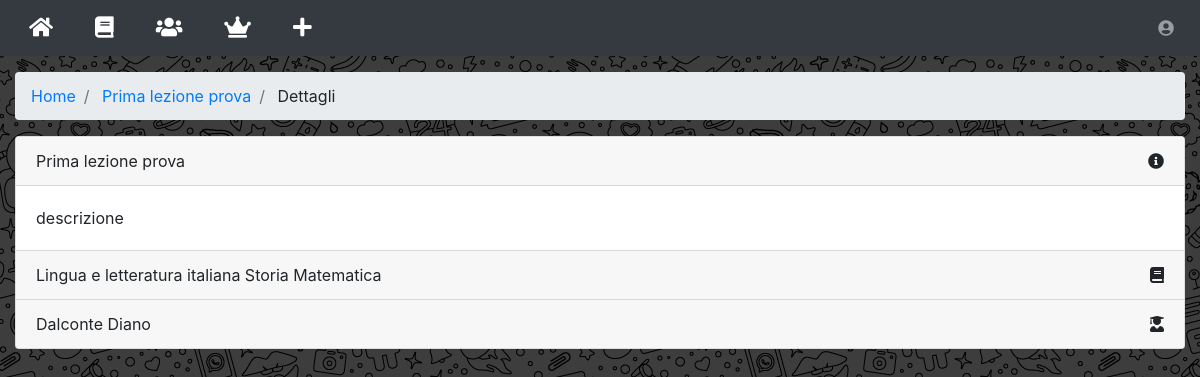
The page /dettagli/?id=1 (signed in) on the database its author committed.
### tables this page shows
CREATE TABLE `lezioni` (
  `id` int(15) NOT NULL AUTO_INCREMENT,
  `idUtente` int(15),
  `titolo` varchar(40) NOT NULL,
  `data` datetime NOT NULL,
  `note` varchar(150),
  PRIMARY KEY (`id`),
  UNIQUE (`idUtente`, `titolo`),
  FOREIGN KEY (`idUtente`)
    REFERENCES `utenti` (`id`)
);

CREATE TABLE `materieDiLezioni` (
  `id` int(15) NOT NULL AUTO_INCREMENT,
  `idLezione` int(15),
  `idMateria` int(15),
  PRIMARY KEY (`id`),
  UNIQUE KEY (`idLezione`, `idMateria`),
  FOREIGN KEY (`idLezione`)
    REFERENCES `lezioni` (`id`)
    ON DELETE CASCADE,
  FOREIGN KEY (`idMateria`)
    REFERENCES `materie` (`id`)
);

CREATE TABLE `materie` (
  `id` int(15) NOT NULL AUTO_INCREMENT,
  `titolo` varchar(50),
  PRIMARY KEY (`id`)
);

CREATE TABLE `utenti` (
  `id` int(15) NOT NULL AUTO_INCREMENT,
  `email` varchar(100) NOT NULL,
  `password` varchar(40) NOT NULL,
  `nome` varchar(20) NOT NULL,
  `cognome` varchar(20) NOT NULL,
  `tipo` ENUM('studente', 'professore', 'admin') DEFAULT 'studente',
  `aiuti` BOOLEAN DEFAULT 1,
  `notifiche` BOOLEAN DEFAULT 1,
  PRIMARY KEY (`id`),
  UNIQUE KEY (`email`)
);

### src/connection.php (called while the page is built, shortened)
<?php
  function query($sql){
    $conn = new mysqli("localhost", "root", "", "appRendiamo");
    $tabella = array();
    $result = $conn->query($sql);
    if (isset($result->num_rows)){
      if ($result->num_rows == 0) {
        return $tabella;
      } else while($row = $result->fetch_assoc()){
        array_push($tabella, $row);
      }
      return $tabella;
    } else {
      $conn->close();
    }
  }
?>

### src/dettagli/wrapper.php (the view)
<?php $idLezione = $_GET['id'] ?>
<?php $lezione = query("SELECT * FROM lezioni WHERE lezioni.id=$idLezione")[0] ?>
<?php $idDocente = $lezione['idUtente']; ?>
<?php $docente = query("SELECT * FROM utenti WHERE utenti.id=$idDocente")[0] ?>
<div class="container-fluid">
  <ol class="breadcrumb">
    <li class="breadcrumb-item">
      <a href="../home/">Home</a>
    </li>
    <li class="breadcrumb-item">
      <a href="../lezione/?id=<?php echo $lezione['id'] ?>">
        <?php echo $lezione['titolo'] ?>
      </a>
    </li>
    <li class="breadcrumb-item">
      Dettagli
    </li>
  </ol>
  <div class="row">
    <div class="col">
      <div class="card">
        <div class="card-header">
          <?php echo $lezione['titolo'] ?>
          <a class="float-right">
            <i class="fas fa-info-circle"></i>
          </a>
        </div>
        <div class="card-body">
          <?php if ($lezione['note']): ?>
            <?php echo $lezione['note'] ?>
          <?php else: ?>
            Nessuna descrizione della lezione
          <?php endif; ?>
        </div>
        <div class="card-footer">
          <?php $materie = query("SELECT * FROM materie, materieDiLezioni WHERE materie.id=materieDiLezioni.idMateria AND materieDiLezioni.idLezione=$idLezione") ?>
          <?php if ($materie): ?>
            <?php foreach ($materie as $materia): ?>
              <?php echo $materia['titolo'] ?>
            <?php endforeach; ?>
          <?php else: ?>
            Nessuna materia
          <?php endif; ?>
          <a class="float-right" title="materie">
            <i class="fas fa-book"></i>
          </a>
        </div>
        <div class="card-footer">
          <?php echo $docente['cognome']." ".$docente['nome'] ?>
          <a class="float-right" title="docente">
            <i class="fas fa-user-graduate"></i>
          </a>
        </div>
      </div>
    </div>
  </div>

### rows shown on the page
lezioni: titolo "Prima lezione prova", note "descrizione"
materiedilezioni: idMateria.titolo "Lingua e letteratura italiana"
materiedilezioni: idMateria.titolo "Storia"
materiedilezioni: idMateria.titolo "Matematica"
utenti: cognome "Dalconte", nome "Diano"
